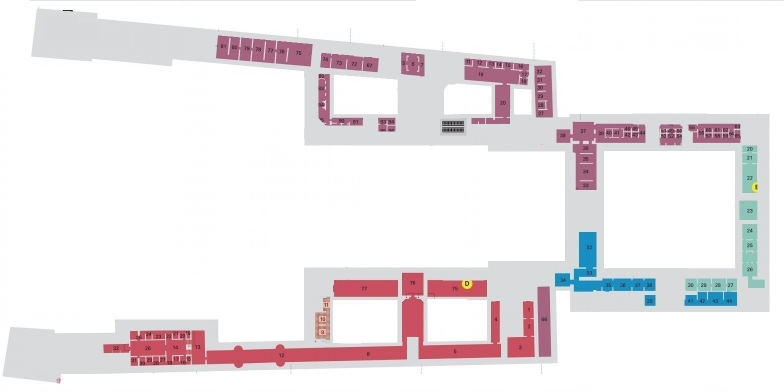
%> input picture images/1.jpg, 1567 x 783 px (shown at 1/2 size)
$ octave --eval "result = Flo_1;"   (GNU Octave 9; MATLAB toolbox functions it lacks are replaced by stand-ins)
%> lines starting %> are read from the running program, lines starting %| are printed output that depends on the picture; in (x1, y1, x2, y2) boxes, pixels count from 0 and x2, y2 are one past the last pixel; in counts of white or black regions, pixels touching at a corner belong together; the program's own positions count from 1
function [M_road, M_Cas, Cas_in, Cas_out, Peo_M, Peo_pos, Num_per]=Flo_1

M=imread('1.jpg');
%> M is the input picture: size 783x1567x3 uint8; mean R, G, B 238.2, 233, 235.3

K1(:,:,1)=uint8(M(:,:,1)>210).*uint8(M(:,:,1)<225);
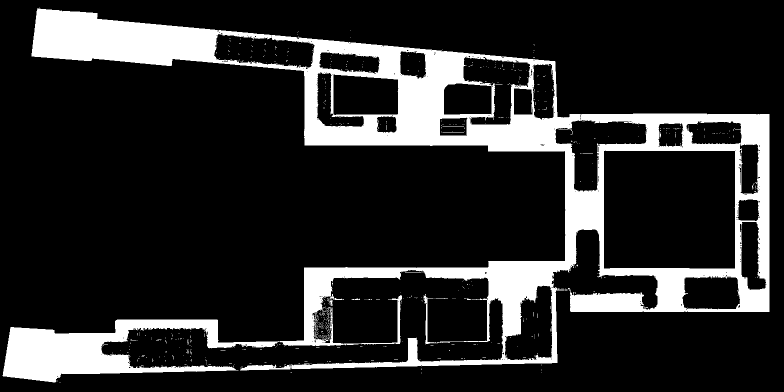
%> K1: size 783x1567 uint8 (shown at 1/2 size); values 0 (black) and 1 (white), 17% white; 691 white regions (683 under 20 px), largest, box (x1, y1, x2, y2) and area: (5, 17, 1539, 765) 205998, (846, 588, 868, 689) 423, (885, 252, 928, 253) 43
K1(:,:,2)=uint8(M(:,:,2)>210).*uint8(M(:,:,2)<225);
K1(:,:,3)=uint8(M(:,:,3)>210).*uint8(M(:,:,3)<225);
%> K1: size 783x1567x3 uint8
N1=K1(:,:,1)|K1(:,:,2)|K1(:,:,3);
%> N1: size 783x1567 logical; 19.1% white; 462 white regions (433 under 20 px), largest, box (x1, y1, x2, y2) and area: (5, 17, 1539, 765) 231374, (1408, 257, 1459, 275) 108, (1210, 257, 1238, 275) 83
P=medfilt2(N1);
%> P: size 783x1567 logical; 18.9% white; 123 white regions (112 under 20 px), largest, box (x1, y1, x2, y2) and area: (5, 17, 1539, 765) 231322, (456, 77, 461, 109) 67, (1166, 282, 1177, 288) 62

K2(:,:,1)=uint8(M(:,:,1)>80).*uint8(M(:,:,1)<100);
%> K2: size 783x1567 uint8; values 0 (black) and 1 (white), 0.12% white in thin lines or dots, all inside (x1, y1, x2, y2) = (233, 73, 1515, 731)
K2(:,:,2)=uint8(M(:,:,2)>80).*uint8(M(:,:,2)<100);
K2(:,:,3)=uint8(M(:,:,3)>80).*uint8(M(:,:,3)<100);
%> K2: size 783x1567x3 uint8
N2=(K2(:,:,1)>0)&(K2(:,:,2)>0)&(K2(:,:,3)>0);
%> N2: size 783x1567 logical; 0.01% white in thin lines or dots, all inside (x1, y1, x2, y2) = (701, 73, 928, 265)
J=medfilt2(N2);
%> J: size 783x1567 logical; 0% white in thin lines or dots, all inside (x1, y1, x2, y2) = (921, 245, 923, 261)

K5(:,:,1)=uint8(M(:,:,1)>220);
%> K5: size 783x1567 uint8; values 0 (black) and 1 (white), 73.8% white; 196 black regions (171 under 20 px), largest, box (x1, y1, x2, y2) and area: (63, 16, 1539, 740) 249737, (206, 544, 1002, 736) 33527, (5, 639, 553, 767) 27730
K5(:,:,2)=uint8(M(:,:,2)>220);
K5(:,:,3)=uint8(M(:,:,3)<50);
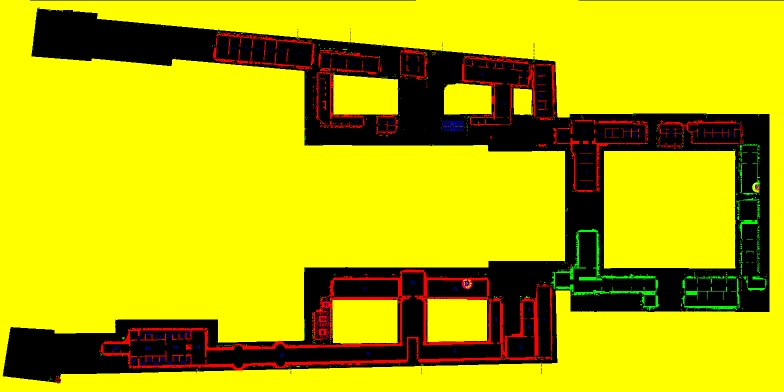
%> K5: size 783x1567x3 uint8 (shown at 1/2 size); mean R, G, B 0.738, 0.716, 0.00143; drawn with 1 as white
N5=(K5(:,:,1)>0)&(K5(:,:,2)>0)&(K5(:,:,3)>0);
%> N5: size 783x1567 logical; every value is 0
Q=medfilt2(N5);

M_road=medfilt2(J+P+Q);
%> M_road: size 783x1567 double; values 0 (black) and 1 (white), 18.9% white; 67 white regions (58 under 20 px), largest, box (x1, y1, x2, y2) and area: (5, 17, 1539, 765) 231280, (1166, 282, 1177, 288) 62, (646, 201, 652, 218) 57

K6(:,:,1)=uint8(M(:,:,1)>190).*uint8(M(:,:,1)<210);
%> K6: size 783x1567 uint8; values 0 (black) and 1 (white), 3% white; 916 white regions (860 under 20 px), largest, box (x1, y1, x2, y2) and area: (384, 587, 999, 731) 15391, (669, 563, 793, 591) 2981, (1105, 459, 1315, 619) 2756
K6(:,:,2)=uint8(M(:,:,2)>190).*uint8(M(:,:,2)<210);
K6(:,:,3)=uint8(M(:,:,3)>190).*uint8(M(:,:,3)<210);
%> K6: size 783x1567x3 uint8
N6=(K6(:,:,1)>0)&(K6(:,:,2)>0)&(K6(:,:,3)>0);
%> N6: size 783x1567 logical; 0.17% white; 103 white regions (100 under 20 px), largest, box (x1, y1, x2, y2) and area: (60, 0, 832, 1) 772, (880, 236, 935, 271) 749, (1157, 0, 1567, 1) 410

M_Cas=medfilt2(medfilt2(N6));
%> M_Cas: size 783x1567 logical; 0.06% white; 3 white regions (1 under 20 px), largest, box (x1, y1, x2, y2) and area: (880, 236, 934, 271) 685, (900, 253, 926, 255) 52
M=imread('1.png');
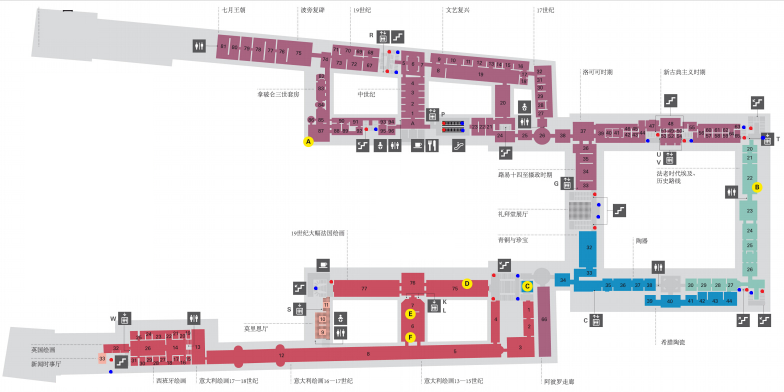
%> input picture images/1.png, 1567 x 783 px (shown at 1/2 size)
%> M is the input picture: size 783x1567x3 uint8; mean R, G, B 232.9, 226.4, 229.1

K3(:,:,1)=uint8(M(:,:,1)<10);
%> K3: size 783x1567 uint8; values 0 (black) and 1 (white), 0.05% white; 18 white regions (1 under 20 px), largest, box (x1, y1, x2, y2) and area: (1522, 272, 1530, 279) 47, (792, 101, 799, 108) 39, (789, 141, 796, 148) 39
K3(:,:,2)=uint8(M(:,:,2)<10);
K3(:,:,3)=uint8(M(:,:,3)>240);
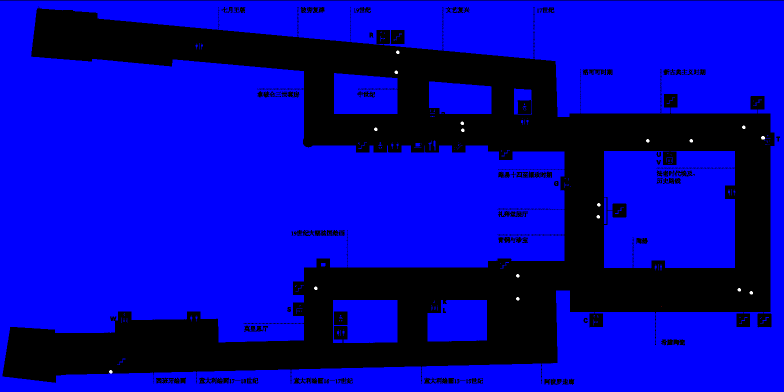
%> K3: size 783x1567x3 uint8 (shown at 1/2 size); mean R, G, B 0.000548, 0.000547, 0.685; drawn with 1 as white
N3=(K3(:,:,1)>0)&(K3(:,:,2)>0)&(K3(:,:,3)>0);
%> N3: size 783x1567 logical; 0.05% white; 17 white regions, largest, box (x1, y1, x2, y2) and area: (1522, 272, 1530, 279) 46, (792, 101, 799, 108) 39, (789, 141, 796, 148) 39

K4(:,:,1)=uint8(M(:,:,1)>220);
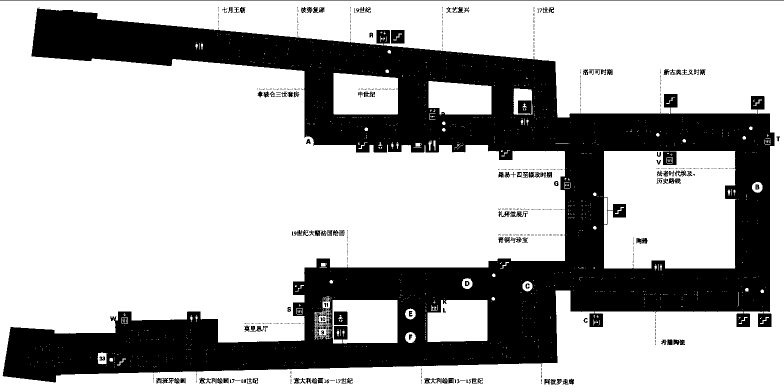
%> K4: size 783x1567 uint8 (shown at 1/2 size); values 0 (black) and 1 (white), 69.5% white; 801 black regions (669 under 20 px), largest, box (x1, y1, x2, y2) and area: (5, 16, 1549, 765) 359680, (0, 0, 1567, 1) 1567, (668, 623, 695, 650) 680
K4(:,:,2)=uint8(M(:,:,2)<50);
K4(:,:,3)=uint8(M(:,:,3)<50);
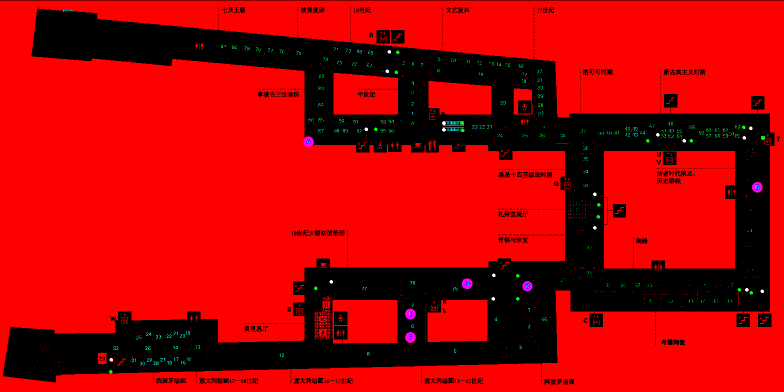
%> K4: size 783x1567x3 uint8 (shown at 1/2 size); mean R, G, B 0.695, 0.00379, 0.00357; drawn with 1 as white
N4=(K4(:,:,1)>0)&(K4(:,:,2)>0)&(K4(:,:,3)>0);
%> N4: size 783x1567 logical; 0.05% white; 17 white regions, largest, box (x1, y1, x2, y2) and area: (775, 100, 782, 107) 39, (771, 139, 778, 146) 39, (884, 243, 891, 250) 39
Cas_out=medfilt2(N3);
Cas_in=medfilt2(N4);

A=[420.4225	655	113
428.355	1494	333
506.0935	1337	597
417.2495	723	579
417.2495	825	640
417.2495	948	146
298.262	331	694];
[a,b]=size(M_road);
%> a = 783; b = 1567
[c,~]=size(A);
lambda=0.6;
Y=zeros(a,b);
Peo_M=zeros(a,b);
Peo_pos=[];
t=5000;
const=exp(-(t/10000-lambda).^2);
for i=1:1:a
    for j=1:1:b
        if M_road(i,j)==1
            p=0;
            for k=1:1:c
                r=norm(0.4*[i-A(k,3) j-A(k,2)]);
                y=0.3*exp(-(r/A(k,1)*40-lambda).^2);
                p=p+const*y;
            end
            p=p+const*5000/983286;
            Y(i,j)=p;
            if rand>1-p
                Peo_M(i,j)=1;
                Peo_pos=[Peo_pos;[i j]];
            end
        end
    end
end
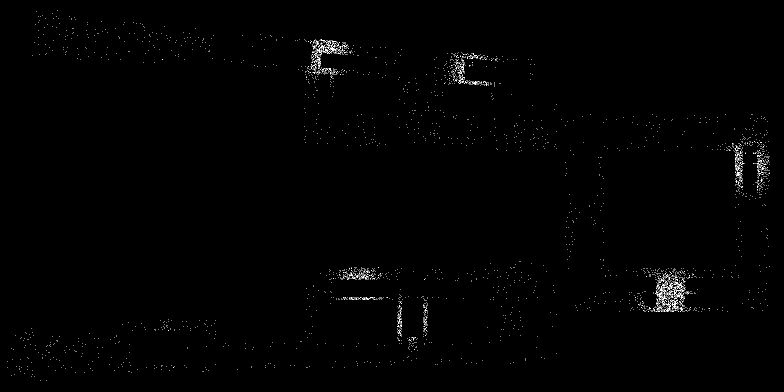
%> Peo_M: size 783x1567 double (shown at 1/2 size); values 0 (black) and 1 (white), 0.44% white in thin lines or dots
%> after the loop, p = 0.00503; r = 92.47; y = 9.88e-62
Num_per=sum(sum(Peo_M));
%> Num_per = 5362
end
